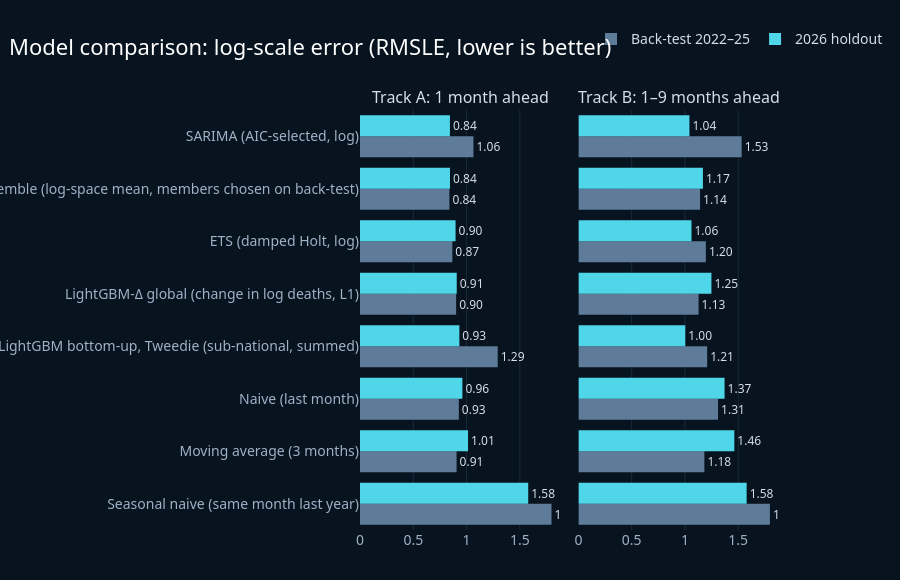

Here is the notebook cell this chart was saved with:
### Code cell
viz.fig_model_compare(fc['rmsle'])

### Figure 1 — Plotly figure (JSON) as saved in the notebook; plotly's stock layout.template omitted (floating-point values rounded to 4 significant figures)
{"data": [{"marker": {"color": "#5E7B99"}, "name": "Back-test 2022–25", "orientation": "h", "showlegend": true, "text": ["1.80", "0.91", "0.93", "1.29", "0.90", "0.87", "0.84", "1.06"], "textfont": {"size": 12}, "textposition": "outside", "type": "bar", "x": [1.798, 0.9067, 0.9278, 1.293, 0.9024, 0.8668, 0.839, 1.065], "xaxis": "x", "y": ["Seasonal naive (same month last year)", "Moving average (3 months)", "Naive (last month)", "LightGBM bottom-up, Tweedie (sub-national, summed)", "LightGBM-Δ global (change in log deaths, L1)", "ETS (damped Holt, log)", "Ensemble (log-space mean, members chosen on back-test)", "SARIMA (AIC-selected, log)"], "yaxis": "y"}, {"marker": {"color": "#4FD6E8"}, "name": "2026 holdout", "orientation": "h", "showlegend": true, "text": ["1.58", "1.01", "0.96", "0.93", "0.91", "0.90", "0.84", "0.84"], "textfont": {"size": 12}, "textposition": "outside", "type": "bar", "x": [1.579, 1.014, 0.961, 0.9327, 0.9079, 0.8971, 0.8445, 0.8442], "xaxis": "x", "y": ["Seasonal naive (same month last year)", "Moving average (3 months)", "Naive (last month)", "LightGBM bottom-up, Tweedie (sub-national, summed)", "LightGBM-Δ global (change in log deaths, L1)", "ETS (damped Holt, log)", "Ensemble (log-space mean, members chosen on back-test)", "SARIMA (AIC-selected, log)"], "yaxis": "y"}, {"marker": {"color": "#5E7B99"}, "name": "Back-test 2022–25", "orientation": "h", "showlegend": false, "text": ["1.80", "1.18", "1.31", "1.21", "1.13", "1.20", "1.14", "1.53"], "textfont": {"size": 12}, "textposition": "outside", "type": "bar", "x": [1.798, 1.182, 1.311, 1.208, 1.128, 1.196, 1.142, 1.532], "xaxis": "x2", "y": ["Seasonal naive (same month last year)", "Moving average (3 months)", "Naive (last month)", "LightGBM bottom-up, Tweedie (sub-national, summed)", "LightGBM-Δ global (change in log deaths, L1)", "ETS (damped Holt, log)", "Ensemble (log-space mean, members chosen on back-test)", "SARIMA (AIC-selected, log)"], "yaxis": "y2"}, {"marker": {"color": "#4FD6E8"}, "name": "2026 holdout", "orientation": "h", "showlegend": false, "text": ["1.58", "1.46", "1.37", "1.00", "1.25", "1.06", "1.17", "1.04"], "textfont": {"size": 12}, "textposition": "outside", "type": "bar", "x": [1.579, 1.464, 1.372, 1.003, 1.249, 1.062, 1.169, 1.042], "xaxis": "x2", "y": ["Seasonal naive (same month last year)", "Moving average (3 months)", "Naive (last month)", "LightGBM bottom-up, Tweedie (sub-national, summed)", "LightGBM-Δ global (change in log deaths, L1)", "ETS (damped Holt, log)", "Ensemble (log-space mean, members chosen on back-test)", "SARIMA (AIC-selected, log)"], "yaxis": "y2"}], "layout": {"annotations": [{"font": {"size": 16}, "showarrow": false, "text": "Track A: 1 month ahead", "x": 0.24, "xanchor": "center", "xref": "paper", "y": 1.0, "yanchor": "bottom", "yref": "paper"}, {"font": {"size": 16}, "showarrow": false, "text": "Track B: 1–9 months ahead", "x": 0.76, "xanchor": "center", "xref": "paper", "y": 1.0, "yanchor": "bottom", "yref": "paper"}], "barmode": "group", "height": 580, "legend": {"x": 0.55, "y": 1.13}, "margin": {"l": 360, "t": 110}, "title": {"text": "Model comparison: log-scale error (RMSLE, lower is better)"}, "xaxis": {"anchor": "y", "domain": [0.0, 0.48]}, "xaxis2": {"anchor": "y2", "domain": [0.52, 1.0]}, "yaxis": {"anchor": "x", "domain": [0.0, 1.0]}, "yaxis2": {"anchor": "x2", "domain": [0.0, 1.0], "matches": "y", "showticklabels": false}}}
